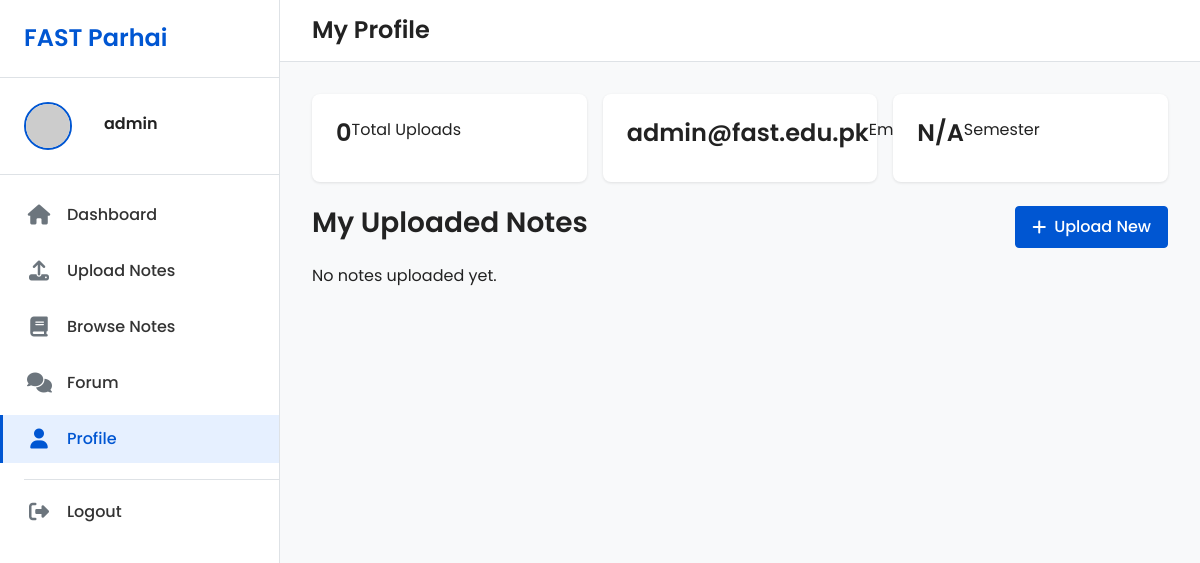
The app's page /profile (signed in) with its own data.
### app.py (models this page shows)
class User(UserMixin, db.Model):
    id = db.Column(db.Integer, primary_key=True)
    username = db.Column(db.String(150), unique=True, nullable=False)
    email = db.Column(db.String(150), unique=True, nullable=False)
    password = db.Column(db.String(256), nullable=False)
    is_admin = db.Column(db.Boolean, default=False)
    is_suspended = db.Column(db.Boolean, default=False)
    semester = db.Column(db.String(20), nullable=True)
    profile_pic = db.Column(db.String(200), nullable=True)
    notes = db.relationship("Note", backref="uploader", lazy=True)
    note_comments = db.relationship(
        "NoteComment", backref="author", lazy=True, foreign_keys="NoteComment.author_id"
    )

### app.py (the view)
@app.route("/profile")
@login_required
@not_suspended
def profile():
    user_notes = Note.query.filter_by(uploader_id=current_user.id).all()
    uploads_count = len(user_notes)
    return render_template("profile.html", user_notes=user_notes, uploads_count=uploads_count)

### app.py (called while the page is built)
@login_manager.user_loader
def load_user(user_id):
    return db.session.get(User, int(user_id))

def not_suspended(f):
    @wraps(f)
    def decorated(*args, **kwargs):
        if current_user.is_authenticated and current_user.is_suspended:
            logout_user()
            flash("Your account has been suspended. Contact an administrator.", "error")
            return redirect(url_for("login"))
        return f(*args, **kwargs)
    return decorated

@app.before_request
def apply_rate_limits():
    if request.method == "POST":
        check_rate_limit(request.endpoint or "")

### templates/profile.html (shortened to what this page needs)
<!DOCTYPE html>
<html lang="en">
<head>
    <link rel="stylesheet" href="{{ url_for('static', filename='css/style.css') }}">
    <link rel="stylesheet" href="{{ url_for('static', filename='css/dashboard.css') }}">
    <link rel="stylesheet" href="https://cdnjs.cloudflare.com/ajax/libs/font-awesome/6.4.0/css/all.min.css">
</head>
<body>
    <div class="dashboard-container">
        <aside class="sidebar">
            <div class="sidebar-header"><h2>FAST Parhai</h2></div>
            <div class="sidebar-user">
                <div class="user-avatar">
                    <img src="{% if current_user.profile_pic %}{{ url_for('uploaded_file', filename=current_user.profile_pic) }}{% else %}https://via.placeholder.com/80{% endif %}" alt="User Avatar">
                </div>
                <div class="user-info">
                    <h3>{{ current_user.username }}</h3>
                </div>
            </div>
            <nav class="sidebar-nav">
                <ul>
                    <li><a href="{{ url_for('dashboard') }}"><i class="fas fa-home"></i><span>Dashboard</span></a></li>
                    <li><a href="{{ url_for('upload_notes') }}"><i class="fas fa-upload"></i><span>Upload Notes</span></a></li>
                    <li><a href="{{ url_for('browse_notes') }}"><i class="fas fa-book"></i><span>Browse Notes</span></a></li>
                    <li><a href="{{ url_for('forum') }}"><i class="fas fa-comments"></i><span>Forum</span></a></li>
                    <li class="active"><a href="{{ url_for('profile') }}"><i class="fas fa-user"></i><span>Profile</span></a></li>
                    <li class="sidebar-divider"></li>
                    <li><a href="{{ url_for('logout') }}"><i class="fas fa-sign-out-alt"></i><span>Logout</span></a></li>
                </ul>
            </nav>
        </aside>
        <main class="main-content">
            <header class="content-header">
                <div class="header-left"><h1>My Profile</h1></div>
            </header>
            <div class="dashboard-content">
                <div class="overview-cards" style="display:grid;grid-template-columns:repeat(auto-fit,minmax(220px,1fr));gap:1rem;">
                    <div class="stat-card">
                        <h3>{{ uploads_count }}</h3>
                        <p>Total Uploads</p>
                    </div>
                    <div class="stat-card">
                        <h3>{{ current_user.email }}</h3>
                        <p>Email</p>
                    </div>
                    <div class="stat-card">
                        <h3>{{ current_user.semester or 'N/A' }}</h3>
                        <p>Semester</p>
                    </div>
                </div>
                <section style="margin-top:1.5rem;">
                    <div style="display:flex;justify-content:space-between;align-items:center;gap:1rem;flex-wrap:wrap;">
                        <h2>My Uploaded Notes</h2>
                        <a class="btn btn-primary" href="{{ url_for('upload_notes') }}"><i class="fas fa-plus"></i> Upload New</a>
                    </div>
                    <div class="notes-grid" style="margin-top:1rem;">
                        {% for note in user_notes %}
                        <div class="note-card">
                            <div class="note-body">
                                <h3><a href="{{ url_for('note_details', note_id=note.id) }}">{{ note.title }}</a></h3>
                                <p class="note-meta">{{ note.course }} · Semester {{ note.semester }}</p>
                                <p class="note-meta">{{ note.download_count or 0 }} downloads</p>
                            </div>
                        </div>
                        {% else %}
                        <p>No notes uploaded yet.</p>
                        {% endfor %}
                    </div>
                </section>
            </div>
        </main>
    </div>
</body>
</html>

### static/css/style.css (style rules this page uses)
:root { --primary-color: #0056d2; --primary-light: #e6f0ff; --secondary-color: #f8f9fa; --accent-color: #ffc107; --success-color: #28a745; --danger-color: #dc3545; --warning-color: #ffc107; --info-color: #17a2b8; --text-color: #333333; --text-light: #6c757d; --text-lighter: #adb5bd; --white: #ffffff; --gray-100: #f8f9fa; --gray-200: #e9ecef; --gray-300: #dee2e6; --gray-400: #ced4da; --gray-500: #adb5bd; --border-color: #dee2e6; --spacing-xs: 0.25rem; --spacing-sm: 0.5rem; --spacing-md: 1rem; --spacing-lg: 1.5rem; --spacing-xl: 2rem; --border-radius: 0.25rem; --border-radius-lg: 0.5rem; --border-radius-full: 9999px; --shadow: 0 1px 3px rgba(0, 0, 0, 0.1); --shadow-md: 0 4px 6px rgba(0, 0, 0, 0.1); --shadow-lg: 0 10px 15px rgba(0, 0, 0, 0.1); --shadow-xl: 0 20px 25px rgba(0, 0, 0, 0.1); --transition: all 0.3s ease; }
* { margin: 0; padding: 0; box-sizing: border-box; }
body { font-family: "Poppins", sans-serif; font-size: 16px; line-height: 1.5; color: var(--text-color); }
main, .container, .footer-content, .sidebar, .main-content { color: var(--text-color) !important; }
a { color: var(--primary-color); text-decoration: none; transition: var(--transition); }
ul { list-style: none; }
img { max-width: 100%; height: auto; }
h1, h2, h3, h4, h5, h6 { margin-bottom: 0.5rem; font-weight: 600; line-height: 1.2; }
h1 { font-size: 2rem; }
h2 { font-size: 1.75rem; }
h3 { font-size: 1.5rem; }
p { margin-bottom: 1rem; }
.btn { display: inline-flex; align-items: center; justify-content: center; padding: 0.5rem 1rem; font-size: 1rem; font-weight: 500; line-height: 1.5; text-align: center; white-space: nowrap; vertical-align: middle; cursor: pointer; user-select: none; border: 1px solid transparent; border-radius: var(--border-radius); transition: var(--transition); }
.btn i { margin-right: 0.5rem; }
.btn-primary { background-color: var(--primary-color); border-color: var(--primary-color); color: var(--white); }
.dashboard-container { display: flex; min-height: 100vh; }
.sidebar { width: 280px; background-color: var(--white); border-right: 1px solid var(--border-color); transition: var(--transition); z-index: 100; display: flex; flex-direction: column; }
.sidebar-header { display: flex; align-items: center; justify-content: space-between; padding: 1.5rem; border-bottom: 1px solid var(--border-color); }
.sidebar-header h2 { font-size: 1.5rem; margin-bottom: 0; color: var(--primary-color); }
.sidebar-user { display: flex; align-items: center; padding: 1.5rem; border-bottom: 1px solid var(--border-color); }
.user-avatar { width: 50px; height: 50px; border-radius: var(--border-radius-full); overflow: hidden; margin-right: 1rem; }
.user-avatar img { width: 100%; height: 100%; object-fit: cover; }
.user-info { flex: 1; }
.user-info h3 { font-size: 1rem; margin-bottom: 0.25rem; }
.sidebar-nav { flex: 1; padding: 1.5rem 0; overflow-y: auto; }
.sidebar-nav ul { padding: 0; margin: 0; }
.sidebar-nav li { margin-bottom: 0.25rem; }
.sidebar-nav a { display: flex; align-items: center; padding: 0.75rem 1.5rem; color: var(--text-color); transition: var(--transition); }
.sidebar-nav li.active a { background-color: var(--primary-light); color: var(--primary-color); font-weight: 500; }
.sidebar-nav i { margin-right: 1rem; font-size: 1.25rem; width: 1.5rem; text-align: center; }
.sidebar-divider { height: 1px; background-color: var(--border-color); margin: 1rem 1.5rem; }
.main-content { flex: 1; transition: var(--transition); overflow-x: hidden; }
.content-header { display: flex; align-items: center; justify-content: space-between; padding: 1.5rem; background-color: var(--white); border-bottom: 1px solid var(--border-color); }
.header-left { display: flex; align-items: center; }
.header-left h1 { margin-bottom: 0; font-size: 1.5rem; }
html, body, main, .container, .footer-content, .sidebar, .main-content, .dashboard-container, .about-preview, .features, .testimonials, .cta-section, .footer-logo, .footer-links, .footer-contact, .footer-bottom { background: #fff !important; background-color: #fff !important; color: #222 !important; }

### records on screen
User: username "admin", email "admin@fast.edu.pk", semester "N/A"

### other values on screen
{{ uploads_count }} "0"
